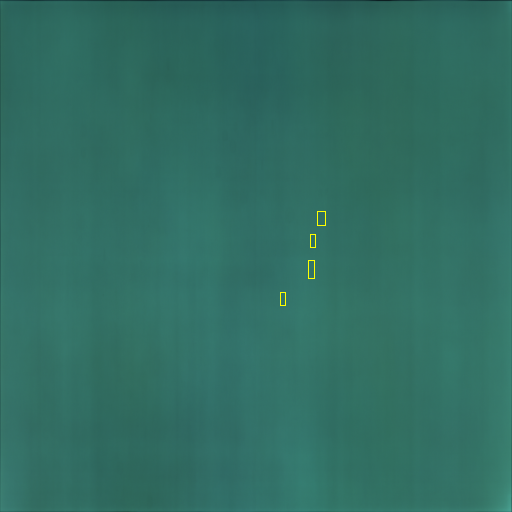
#> input picture detect_position/typec+b1/actual_pos/6A2D5190QBZZ_20220605152552_0_L050P_resize.png, 512 x 512 px, found by its file name
$ python visual_pred_pos.py
#> lines starting #> are read from the running program, lines starting #| are printed output that depends on the picture
from PIL import Image, ImageDraw
import numpy as np

img_path = '/home/sallylab/Howard/Mura_ShiftNet/detect_position/typec+b1/no_padding_edge/4-connected/img_contain_gt/0.0150_diff_pos_area_40_add_gt/6A2D5190QBZZ_20220605152552_0_L050P_resize.png'
pos_list = [438]
img = np.array(Image.open(img_path).convert('L'))
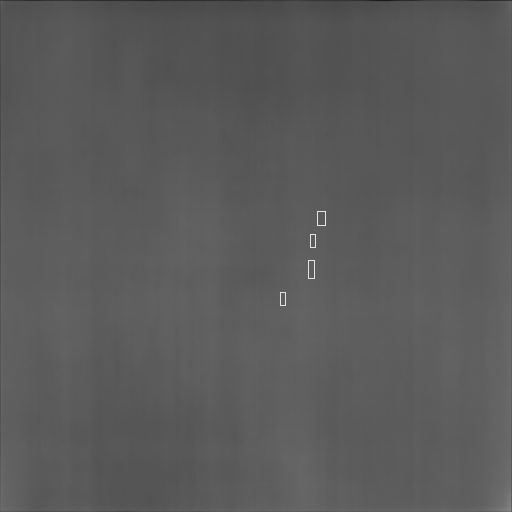
#> img: shape (512, 512); min 25, max 226, mean 90.5
print(img.shape)
#| (512, 512)
# pad_width = ((14,14), (14,14))
# img = np.pad(img, pad_width, mode='constant', constant_values=0)
img = Image.fromarray(img)
for pos in pos_list:
    y = pos//30
    x = pos%30
    x0 = x*16
    y0 = y*16
    x1 = x*16+64
    y1 = y*16+64
    print(x0,y0,x1,y1)
    draw = ImageDraw.Draw(img)
    draw.rectangle(((x0,y0),(x1,y1)), outline ="red")
#> img: PIL image 512x512 L

img.save('res.png')

$ run again, with detect_position/typec+b1/actual_pos/4C2D34N6XAZZ_20220715131234_0_L050P_resize.png copied over detect_position/typec+b1/actual_pos/6A2D5190QBZZ_20220605152552_0_L050P_resize.png
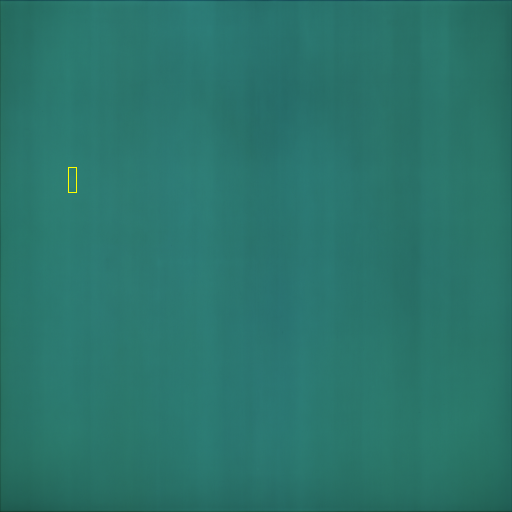
#> input picture detect_position/typec+b1/actual_pos/4C2D34N6XAZZ_20220715131234_0_L050P_resize.png, 512 x 512 px, found by its file name
#> `img = np.array(Image.open(img_path).convert('L'))`:
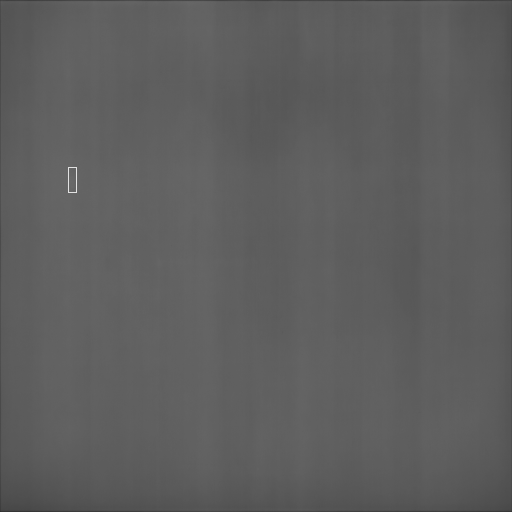
#> img: shape (512, 512); min 46, max 226, mean 93.8
#| (512, 512)

$ run again, with detect_position/typec+b1/actual_pos/6A2D50S2GAZZ_20220627074814_0_L050P_resize.png copied over detect_position/typec+b1/actual_pos/6A2D5190QBZZ_20220605152552_0_L050P_resize.png
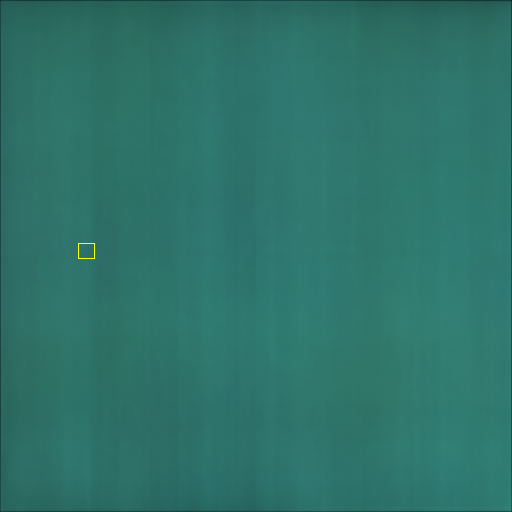
#> input picture detect_position/typec+b1/actual_pos/6A2D50S2GAZZ_20220627074814_0_L050P_resize.png, 512 x 512 px, found by its file name
#> `img = np.array(Image.open(img_path).convert('L'))`:
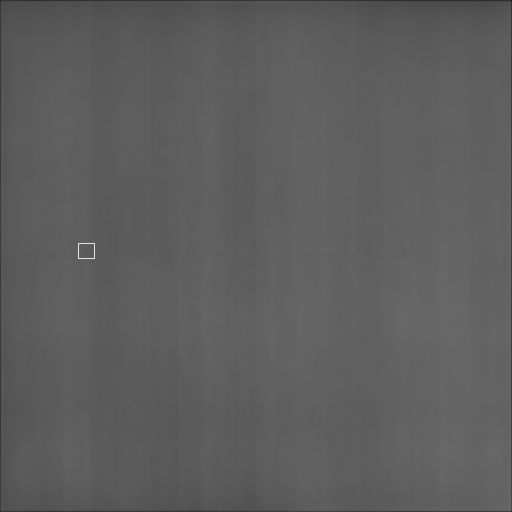
#> img: shape (512, 512); min 28, max 226, mean 93.5
#| (512, 512)
